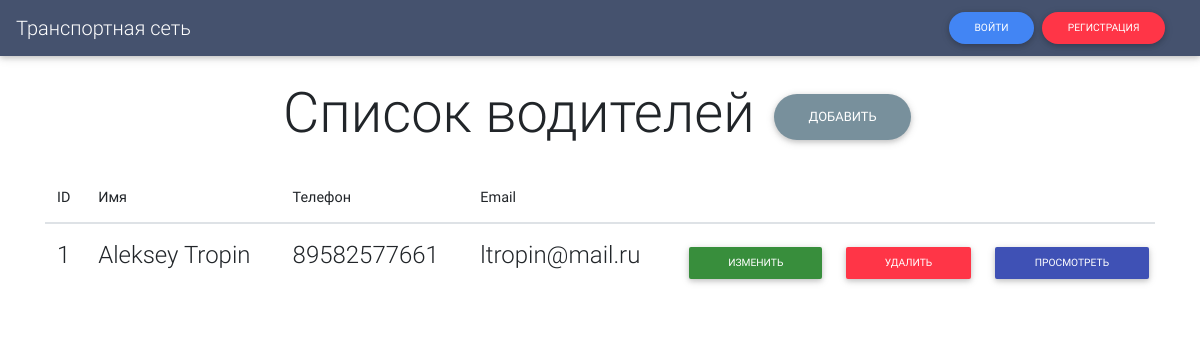
The app's page /drivers/ with its own data.
### backend/models.py (models this page shows, shortened)
class Driver(models.Model):
    name = models.CharField(max_length=100)
    vehicle = models.ForeignKey(Vehicle, on_delete=models.CASCADE)
    birth_date = models.DateField()
    email = models.EmailField(max_length=100)
    phone = models.CharField(max_length=100)
    avatar = models.ImageField(default='avatars/none.png', upload_to='avatars', unique=True)

### backend/drivers_views.py (the view)
# urls.py: path('drivers/', drivers_views.list_drivers, name='list_drivers'),
def list_drivers(request):
    return render(request, 'drivers/list_drivers.html', context={'drivers': Driver.objects.all()})

### backend/templates/drivers/list_drivers.html (shortened to what this page needs)
{% extends "layouts/main_layout.html" %}
{% block content %}
<div class='container d-flex justify-content-center flex-column'>
    <div class='p-4 display-4 text-center'>
        Список водителей <a class="btn btn-rounded btn-blue-grey" href='{{ fullurl }}/drivers/add/'>Добавить </a>
    </div>
    <table class="table">
        <thead>
            <tr>
            <th scope="col">ID</th>
            <th scope="col">Имя</th>
            <th scope="col">Телефон</th>
            <th scope="col">Email</th>
            <th scope="col"></th>
            <th scope="col"></th>
            <th scope="col"></th>
            </tr>
        </thead>
        <tbody>
        {% for driver in drivers %}
        <tr>
            <th scope="row"><h4>{{ driver.id }}</h4></th>
            <td><h4>{{ driver.name }}</h4></td>
            <td><h4>{{ driver.phone }}</h4></td>
            <td><h4>{{ driver.email }}</h4></td>
            <td>
                <a href='{{ fullurl }}/drivers/edit/{{ driver.id }}/' >
                    <button class='btn btn btn-dark-green btn-sm w-100'>Изменить</button>
                </a>
            </td>
            <td>
                <form method='POST' action="{{ fullurl }}/drivers/del/{{ driver.id }}/">
                    <button type="submit" class='btn btn btn-danger btn-sm w-100' >Удалить</button>
                </form>
            </td>
            <td>
                <a href='{{ fullurl }}/drivers/detail/{{ driver.id  }}/' >
                    <button class='btn btn btn-indigo btn-sm w-100'>Просмотреть</button>
                </a>
            </td>
        </tr>
        {% endfor %}
        </tbody>
    </table>
</div>
{% endblock %}

### records on screen
Driver: id "1", name "Aleksey Tropin", phone "89582577661", email "ltropin@mail.ru"
